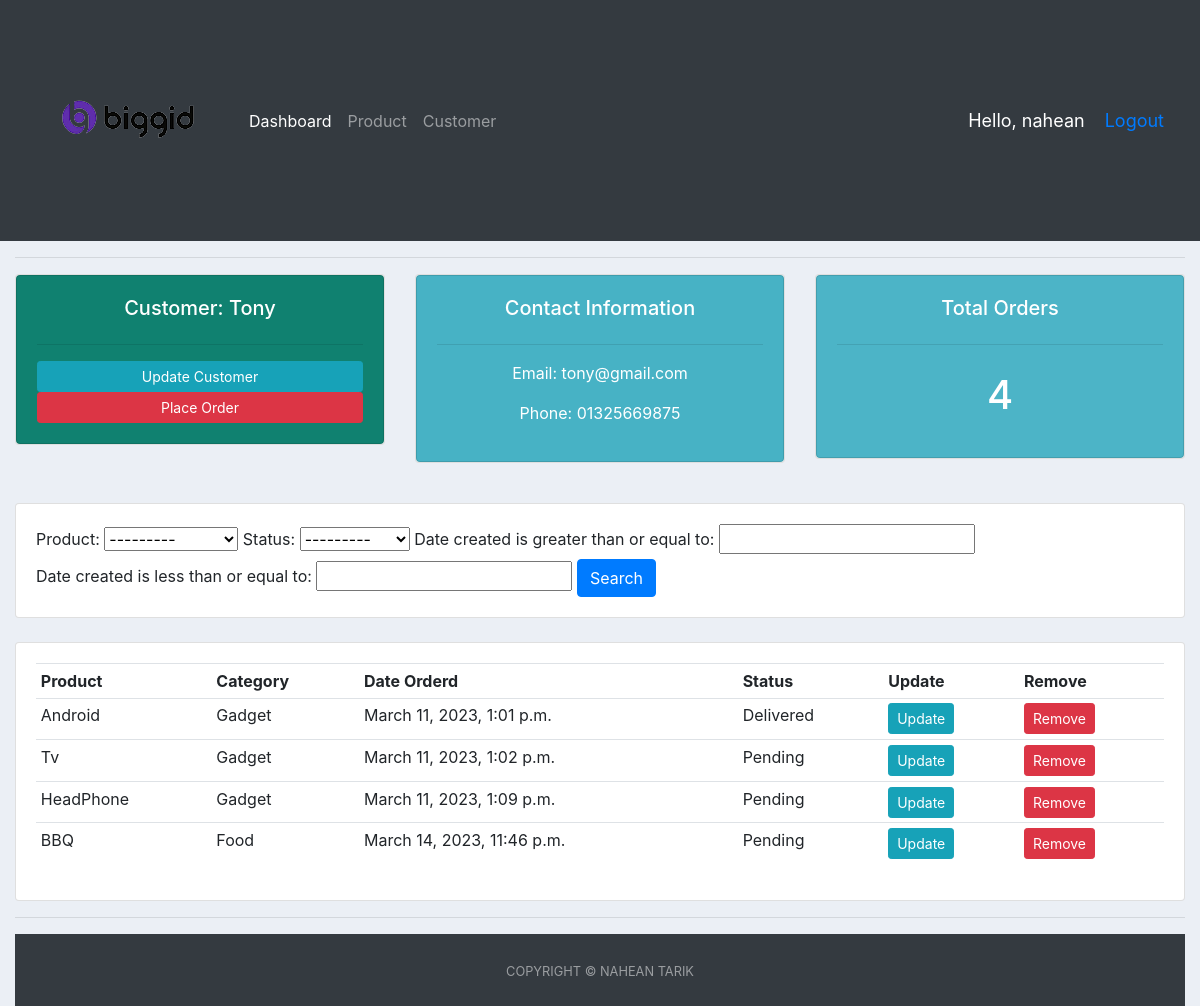
Page /customer/8/ (signed in) on the committed database.
### accounts/models.py (models this page shows, shortened)
class Customer(models.Model):
    user = models.OneToOneField(
        User, null=True, blank=True, on_delete=models.CASCADE)
    name = models.CharField(max_length=200, null=True)
    phone = models.CharField(max_length=200, null=True)
    email = models.CharField(max_length=200, null=True)
    profile_pic = models.ImageField(
        default="profile1.png", null=True, blank=True)
    date_created = models.DateTimeField(auto_now_add=True, null=True)

class Order(models.Model):
    STATUS = (
        ('Pending', 'Pending'),
        ('On Process', 'On Process'),
        ('Delivered', 'Delivered'),
    )
    customer = models.ForeignKey(
        Customer, null=True, on_delete=models.SET_NULL)
    product = models.ForeignKey(Product, null=True, on_delete=models.SET_NULL)
    date_created = models.DateTimeField(auto_now_add=True, null=True)
    status = models.CharField(max_length=200, null=True, choices=STATUS)

class Product(models.Model):
    CATEGORY = (
        ('Food', 'Food'),
        ('Outdoor Item', 'Outdoor Item'),
        ('Gadget', 'Gadget'),
    )
    name = models.CharField(max_length=200, null=True)
    price = models.FloatField(null=True)
    category = models.CharField(max_length=200, null=True, choices=CATEGORY)
    Description = models.CharField(max_length=200, null=True, blank=True)
    date_created = models.DateTimeField(auto_now_add=True, null=True)
    tags = models.ManyToManyField(Tag)
    def __str__(self):
        return self.name

### accounts/decorators.py (the view)
        def wrapper_func(request, *args, **kwargs):
            group = None
            if request.user.groups.exists():
                group = request.user.groups.all()[0].name
            if group in allowed_roles:
                return view_func(request, *args, **kwargs)
            else:
                return HttpResponse('You are not authorized to view this page')

### accounts/views.py (called while the page is built)
@login_required(login_url='login')
@allowed_users(allowed_roles=['admin'])
def customer(request, cng):
    customer = Customer.objects.get(id=cng)
    orders = customer.order_set.all()
    myFilters = OrderFilters(request.GET, queryset=orders)
    orders = myFilters.qs
    total_orders = orders.count()
    context = {'orders': orders, 'customer': customer,
               'total_orders': total_orders, 'myFilters': myFilters}
    return render(request, 'accounts/customer.html', context)

### accounts/templates/accounts/customer.html
{% extends 'accounts/main.html' %} {% block content %}
<div class="row">
  <div class="col-md">
    <div class="card text-center text-white mb-3" id="Customer">
      <div class="card card-body" style="background-color: #108170">
        <h5>Customer: {{customer.name}}</h5>
        <hr />
        <a class="btn btn-sm btn-info" href="">Update Customer</a>
        <a
          class="btn btn-sm btn-danger"
          href="{% url 'create_order' customer.id %}"
          >Place Order</a
        >
      </div>
    </div>
  </div>
  <div class="col-md">
    <div class="card text-center text-white mb-3" id="Customer">
      <div class="card card-body" style="background-color: #47b2c5">
        <h5>Contact Information</h5>
        <hr />
        <p>Email: {{customer.email}}</p>
        <p>Phone: {{customer.phone}}</p>
      </div>
    </div>
  </div>
  <div class="col-md">
    <div class="card text-center text-white mb-3" id="Customer">
      <div class="card card-body" style="background-color: #4cb4c7">
        <h5>Total Orders</h5>
        <hr />
        <h1 style="text-align: center; padding: 10px">{{total_orders}}</h1>
      </div>
    </div>
  </div>
</div>
<br />
<div class="row">
  <div class="col">
    <div class="card card-body">
      <form method="get">
        {{myFilters.form}}
        <button class="btn btn-primary" type="submit">Search</button>
      </form>
    </div>
  </div>
</div>
<br />
<div class="row">
  <div class="col-md">
    <div class="card card-body">
      <table class="table table-sm">
        <tr>
          <th>Product</th>
          <th>Category</th>
          <th>Date Orderd</th>
          <th>Status</th>
          <th>Update</th>
          <th>Remove</th>
        </tr>
        {% for i in orders %}
        <tr>
          <td>{{i.product}}</td>
          <td>{{i.product.category}}</td>
          <td>{{i.date_created}}</td>
          <td>{{i.status}}</td>
          <td>
            <a class="btn btn-sm btn-info" href="{% url 'update_order' i.id %}"
              >Update</a
            >
          </td>
          <td>
            <a
              class="btn btn-sm btn-danger"
              href="{% url 'customer_order_delete' i.id %}"
              >Remove</a
            >
          </td>
        </tr>
        {% endfor %}
      </table>
    </div>
  </div>
</div>
{% endblock %}

### accounts/templates/accounts/navbar.html (shortened to what this page needs)
{% load static %}
<nav class="navbar navbar-expand-lg navbar-dark bg-dark">
  <img src="{% static '/image/im1.png' %}">
    <div class="collapse navbar-collapse" id="navbarNav">
      <ul class="navbar-nav">
        {% if request.user.is_staff %}
        <li class="nav-item active">
          <a class="nav-link" href="{% url 'home' %}">Dashboard <span class="sr-only">(current)</span></a>
        </li>
        <li class="nav-item">
          <a class="nav-link" href="{% url 'product' %}">Product</a>
        </li>
      <li class="nav-item">
        <a class="nav-link" href="{% url 'customer_page' %}">Customer</a>
      </li>
      {% else %}
      <li class="nav-item">
        <a class="nav-link" href="{% url 'accountSet' %}">Profile</a>
      </li>
      {% endif %}
     </ul>
    </div>
    <span class="hello-msg">Hello, {{request.user}}</span>
    <span class="hello-msg"><a href="{% url 'logout' %}">Logout</a></span>
  </nav>

### accounts/templates/accounts/main.html (style rules this page uses)
body { background-color: #ebeff5; }

### accounts/templates/accounts/navbar.html (style rules this page uses)
.hello-msg { font-size: 18px; color: white; margin-right: 20px; }

### rows in the picture
Customer: name "Tony", email "tony@gmail.com", phone "01325669875"
Order: product "Android", product.category "Gadget", date_created "March 11, 2023, 1:01 p.m.", status "Delivered"
Order: product "Tv", product.category "Gadget", date_created "March 11, 2023, 1:02 p.m.", status "Pending"
Order: product "HeadPhone", product.category "Gadget", date_created "March 11, 2023, 1:09 p.m.", status "Pending"
Order: product "BBQ", product.category "Food", date_created "March 14, 2023, 11:46 p.m.", status "Pending"

### other values in the picture
{{ request.user }} "nahean"
{{ total_orders }} "4"
